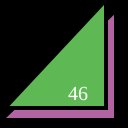
Frame 1 (no input)
Frame 60 (no input): identical to frame 1, image omitted
Frame 120 (the mouse pressed at the canvas centre since frame 60): identical to frame 1, image omitted

The p5.js sketch that drew this single still picture (run headless with seeded random() and noise() and a simulated clock; from frame 60 on, the mouse is pressed at the canvas centre):

// p5.js sketch
// ── sketch.js
function setup() {
  createCanvas(128,128);
}

function draw() {
  background(0);
  strokeWeight(4);
  fill(178, 100, 162);
  triangle(1,120,116,120,116,10);
  fill(94, 185, 84);
  triangle(5,108,106,108,106,0);
  fill(255);
  textSize(20);
  textFont("serif");
  text("46", 68, 100);
}
